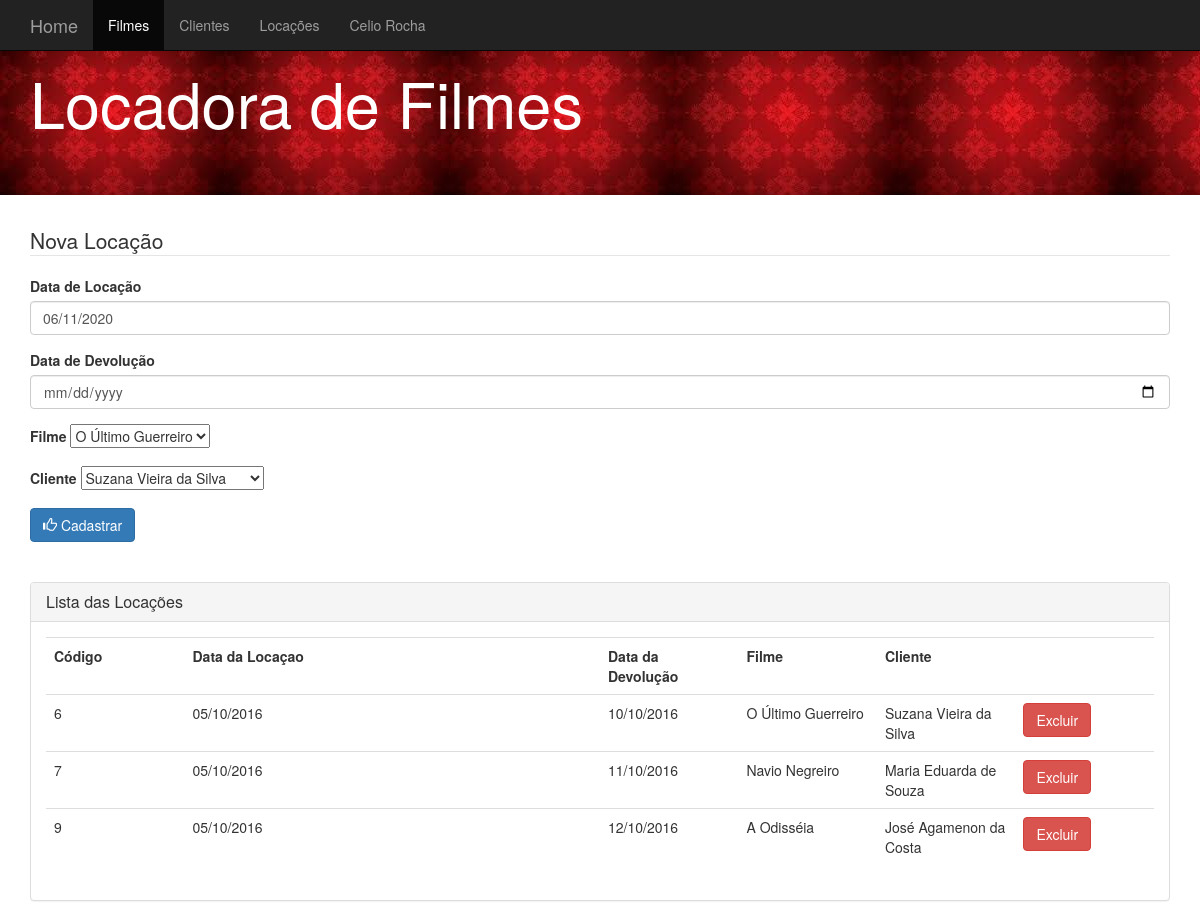
The app's page /view/view_locacao.php with its own data.
### tables this page shows
CREATE TABLE `locacao` (
  `codigo` int(11) NOT NULL,
  `dataLocacao` datetime NOT NULL,
  `dataDevolucao` datetime NOT NULL,
  `nomeFilme` varchar(45) NOT NULL,
  `nomeCliente` varchar(45) NOT NULL
);

### model/class_filme.php (called while the page is built, shortened)
<?php
   class Filme{
		private $titulo;
		public function __construct($codigo=0, $titulo="", $genero="", $valor=0, $status=""){
			$this->titulo = $titulo;
		}
		public function getTitulo(){
			return $this->titulo;
		}
   }
?>

### persistence/dao_filme.php (called while the page is built, shortened)
<?php
    require_once 'conexao.php';
	include '../model/class_filme.php';
	class DAOFilme{
		private $conexao;
		public function __construct(){
			$this->conexao = new Conexao();
		}
		public function listarFilmesDisponivel(){
			$lista = $this->conexao->executarQuery("SELECT * FROM filme WHERE status = 'Disponivel'");
			$arrayFilmesDisponivel = array();
			while ($linha = mysqli_fetch_array($lista)) {
				$filmeDisponivel = new Filme($linha['codigo'],$linha['titulo'],$linha['genero'],$linha['valor'],$linha['status']);
				array_push($arrayFilmesDisponivel,$filmeDisponivel);
			}
			return $arrayFilmesDisponivel;
		}
	}
?>

### persistence/conexao.php (called while the page is built)
<?php
    class Conexao{
    	private $host;
		private $usuario;
		private $senha;
		private $banco;
		private $conexao;
		public function __construct(){
			$this->host = "localhost";
			$this->usuario = "root";
			$this->senha = "";
			$this->banco = "locadora";
		}
		public function conectar(){
			$this->conexao = mysqli_connect($this->host, $this->usuario, $this->senha, $this->banco);
			if(mysqli_connect_errno($this->conexao)){
				return false;
			}else{
				mysqli_query($this->conexao, "SET NAMES 'utf8';");
				return true;
			}
		}
		public function executarQuery($sql){
			return mysqli_query($this->conexao, $sql);
		}
    }
?>

### model/class_cliente.php (called while the page is built, shortened)
<?php
   class Cliente{
		private $nome;
		public function __construct($codigo=0, $nome="", $cpf="", $email="", $endereco=""){
			$this->nome = $nome;
		}
		public function getNome(){
			return $this->nome;
		}
   }
?>

### persistence/dao_cliente.php (called while the page is built, shortened)
<?php
    require_once 'conexao.php';
	include '../model/class_cliente.php';
	class DAOCliente{
		private $conexao;
		public function __construct(){
			$this->conexao = new Conexao();
		}
		public function listarClientes(){
			$lista = $this->conexao->executarQuery("SELECT * FROM cliente");
			$arrayCliente = array();
			while ($linha = mysqli_fetch_array($lista)) {
				$cliente = new Cliente($linha['codigo'],$linha['nome'],$linha['cpf'],$linha['email'],$linha['endereco']);
				array_push($arrayCliente,$cliente);
			}
			return $arrayCliente;
		}
	}
?>

### model/class_locacao.php (called while the page is built, shortened)
<?php
   class Locacao{
   		private $codigo;
		private $datalocacao;
		private $datadevolucao;
		private $filme;
		private $cliente;
		public function __construct($codigo=0, $datalocacao="", $datadevolucao="", $filme="", $cliente=""){
			$this->codigo = $codigo;
			$this->datalocacao = $datalocacao;
			$this->datadevolucao = $datadevolucao;
			$this->filme = $filme;
			$this->cliente = $cliente;
		}
		public function getCodigo(){
			return $this->codigo;
		}
		public function getDataLocacao(){
			return $this->datalocacao;
		}
		public function getDataDevolucao(){
			return $this->datadevolucao;
		}
		public function getFilme(){
			return $this->filme;
		}
		public function getCliente(){
			return $this->cliente;
		}
   }
?>

### persistence/dao_locacao.php (called while the page is built, shortened)
<?php
    require_once 'conexao.php';
	include '../model/class_locacao.php';
	class DAOLocacao{
		private $conexao;
		public function __construct(){
			$this->conexao = new Conexao();
		}
		public function listarLocacoes(){
			$lista = $this->conexao->executarQuery("SELECT * FROM locacao");
			$arrayLocacao = array();
			while ($linha = mysqli_fetch_array($lista)) {
				$locacao = new Locacao($linha['codigo'],$linha['dataLocacao'],$linha['dataDevolucao'],$linha['nomeFilme'],$linha['nomeCliente']);
				array_push($arrayLocacao,$locacao);
			}
			return $arrayLocacao;
		}
	}
?>

### view/view_locacao.php (the view, shortened to what this page needs)
<?php
	require '../persistence/dao_locacao.php';
  require '../persistence/dao_filme.php';
  require '../persistence/dao_cliente.php';
	$daoLocacao = new DAOLocacao();
  $daoFilme = new DAOFilme();
  $daoCliente = new DAOCliente();
	$listaLocacoes = $daoLocacao->listarLocacoes();
  $listaFilmes = $daoFilme->listarFilmesDisponivel();
  $listaClientes = $daoCliente->listarClientes();
?>
<!DOCTYPE html>
<html lang="pt-br">
  <head>
    <link href="bootstrap/css/bootstrap.min.css" rel="stylesheet">
  </head>
  <body>
 	<nav class="navbar navbar-fixed-top navbar-inverse">
      <div class="container">
        <div class="navbar-header">
          	<a class="navbar-brand" href="../index.php">Home</a>
        </div>
        <div id="navbar" class="navbar-collapse collapse" aria-expanded="false" style="height: 1px;">
          <ul class="nav navbar-nav">
            <li class="active"><a href="view_filme.php">Filmes</a></li>
            <li><a href="view_cliente.php">Clientes</a></li>
            <li><a href="view_locacao.php">Locações</a></li>
            <li><a href="view_celiorocha.php">Celio Rocha</a></li>
          </ul>
        </div>
      </div>
    </nav>
<div class="jumbotron" style="background-image:url('red.jpeg'); color: #FFFFFF;">
  	<div class="container" >
		<h1>Locadora de Filmes</h1>
	</div>
</div>
<div class="container">
	<form action="../controller/incluir_locacao.php" method="post">
		<fieldset>
	  		<legend>Nova Locação</legend>
	  		<div class="form-group">
          <label>Data de Locação</label>
	    			<input type="text" value="<?php $data = date('d/m/Y'); echo $data; ?>" class="form-control" id="datalocacao" name="datalocacao" placeholder="dd/mm/aaaa">
	  		</div>
	  		<div class="form-group">
          <label>Data de Devolução</label>
	    			<input type="date" class="form-control" id="datadevolucao" name="datadevolucao" placeholder="dd/mm/aaaa">
	  		</div>
	  		<div class="form-group">
	  			<label>Filme</label>
			    <select name="filme">
          <?php
            while ($objetoFilme = array_shift($listaFilmes)) {
          ?>
            <option value='<?= $objetoFilme->getTitulo(); ?>'<?= $objetoFilme->getTitulo() == $objetoFilme->getTitulo() ? "selected" : ""?> ><?= $objetoFilme->getTitulo(); ?></option>
					  <?php
            }
            ?>
  				</select>
  			</div>
          <div class="form-group">
         <label>Cliente</label>
          <select name="cliente">
          <?php
            while ($objetoCliente = array_shift($listaClientes)) {
          ?>
            <option value='<?= $objetoCliente->getNome(); ?>'<?= $objetoCliente->getNome() == $objetoCliente->getNome() ? "selected" : ""?> ><?= $objetoCliente->getNome(); ?></option>
            <?php
            }
            ?>
          </select>
        </div>
	  		<button type="submit" class="btn btn-primary">
	  				<span class="glyphicon glyphicon-thumbs-up"></span>
	  				Cadastrar
			</button>
		</fieldset>
	</form>
</div>
<div class="container">
 	<br /> <br />
</div>
<div class="container">
  <div class="panel panel-default">
  		<div class="panel-heading">
    		<h2 class="panel-title">Lista das Locações</h2>
 	 	</div>
		<div class="panel-body">
  			<table class="table table-hover">
  				<tr>
  						<th>Código</th>
  						<th>Data da Locaçao</th>
  						<th>Data da Devolução</th>
  						<th>Filme</th>
  						<th>Cliente</th>
  						<th></th>
  				</tr>
  				<?php
  					while ($objetoLocacao = array_shift($listaLocacoes)) {
  				?>
    				<tr>
    					<td class="col-md-1"><?php echo $objetoLocacao->getCodigo(); ?></td>
    					<td class="col-md-3"><?php echo date('d/m/Y',strtotime($objetoLocacao->getDataLocacao())); ?></td>
    					<td class="col-md-1"><?php echo date('d/m/Y',strtotime($objetoLocacao->getDataDevolucao())); ?></td>
    					<td class="col-md-1"><?php echo $objetoLocacao->getFilme(); ?></td>
    					<td class="col-md-1"><?php echo $objetoLocacao->getCliente();?></td>
    					<td class="col-md-1">
    						<a class="btn btn-danger" href="../controller/excluir_locacao.php?codigo=<?= $objetoLocacao->getCodigo(); ?>" role="button">Excluir</a>
    					</td>
    				</tr>
    			<?php
					}
    			?>
    			</table>
 		</div>
	</div>
</div>
    </body>
</html>

### records on screen
locacao: codigo "6", dataLocacao "05/10/2016", dataDevolucao "10/10/2016", nomeFilme "O Último Guerreiro", nomeCliente "Suzana Vieira da Silva"
locacao: codigo "7", dataLocacao "05/10/2016", dataDevolucao "11/10/2016", nomeFilme "Navio Negreiro", nomeCliente "Maria Eduarda de Souza"
locacao: codigo "9", dataLocacao "05/10/2016", dataDevolucao "12/10/2016", nomeFilme "A Odisséia", nomeCliente "José Agamenon da Costa"

### other values on screen
form field filme "O Último Guerreiro"
form field cliente "Suzana Vieira da Silva"
